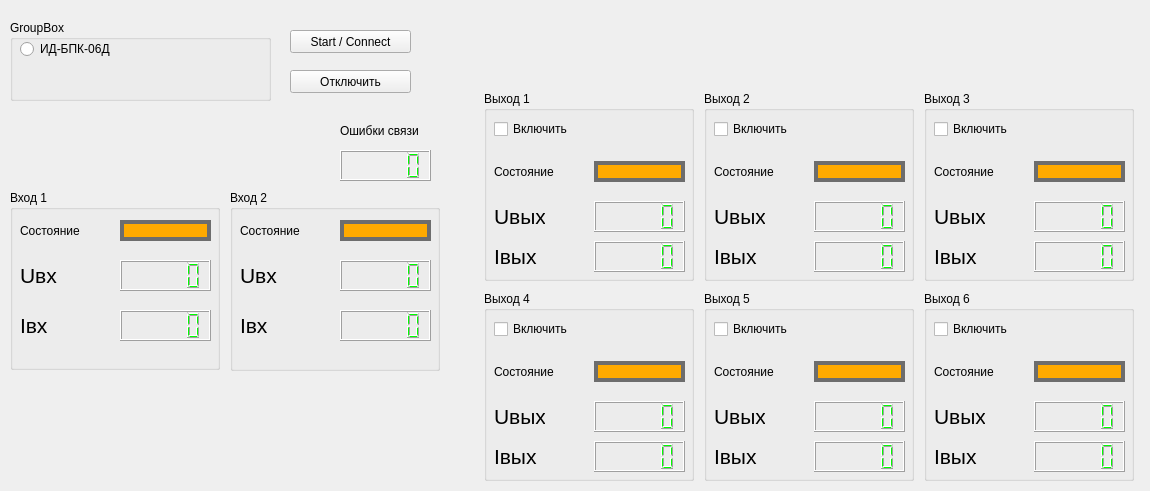
    <widget class="QWidget" name="id_i">
     <attribute name="title">
      <string>ИД-БПК-06Д</string>
     </attribute>
     <widget class="QWidget" name="horizontalLayoutWidget_2">
      <property name="geometry">
       <rect>
        <x>480</x>
        <y>90</y>
        <width>661</width>
        <height>192</height>
       </rect>
      </property>
      <layout class="QHBoxLayout" name="horizontalLayout_2">
       <item>
        <widget class="QGroupBox" name="groupBox_5">
         <property name="sizePolicy">
          <sizepolicy hsizetype="Fixed" vsizetype="Fixed">
           <horstretch>0</horstretch>
           <verstretch>0</verstretch>
          </sizepolicy>
         </property>
         <property name="minimumSize">
          <size>
           <width>210</width>
           <height>190</height>
          </size>
         </property>
         <property name="title">
          <string>Выход 1</string>
         </property>
         <widget class="QLabel" name="label_26">
          <property name="geometry">
           <rect>
            <x>10</x>
            <y>70</y>
            <width>61</width>
            <height>21</height>
           </rect>
          </property>
          <property name="text">
           <string>Состояние</string>
          </property>
         </widget>
         <widget class="QLabel" name="label_30">
          <property name="geometry">
           <rect>
            <x>10</x>
            <y>110</y>
            <width>51</width>
            <height>31</height>
           </rect>
          </property>
          <property name="font">
           <font>
            <pointsize>16</pointsize>
           </font>
          </property>
          <property name="text">
           <string>Uвых</string>
          </property>
         </widget>
         <widget class="QLabel" name="state_out_1_bpk_lbl">
          <property name="geometry">
           <rect>
            <x>110</x>
            <y>70</y>
            <width>91</width>
            <height>21</height>
           </rect>
          </property>
          <property name="styleSheet">
           <string notr="true">QLabel {
	border:4px solid rgb(109, 109, 109);
	background-color: rgb(255, 170, 0);
	
}</string>
          </property>
          <property name="text">
           <string/>
          </property>
         </widget>
         <widget class="QLCDNumber" name="u_out_1_bpk_lcd">
          <property name="geometry">
           <rect>
            <x>110</x>
            <y>110</y>
            <width>91</width>
            <height>31</height>
           </rect>
          </property>
          <property name="styleSheet">
           <string notr="true">QLCDNumber {
	color: rgb(0, 255, 0);
}</string>
          </property>
         </widget>
         <widget class="QCheckBox" name="out_1_on_bpk_checkBox">
          <property name="geometry">
           <rect>
            <x>10</x>
            <y>30</y>
            <width>81</width>
            <height>16</height>
           </rect>
          </property>
          <property name="text">
           <string>Включить</string>
          </property>
         </widget>
         <widget class="QLabel" name="label_50">
          <property name="geometry">
           <rect>
            <x>10</x>
            <y>150</y>
            <width>51</width>
            <height>31</height>
           </rect>
          </property>
          <property name="font">
           <font>
            <pointsize>16</pointsize>
           </font>
          </property>
          <property name="text">
           <string>Iвых</string>
          </property>
         </widget>
         <widget class="QLCDNumber" name="i_out_1_bpk_lcd">
          <property name="geometry">
           <rect>
            <x>110</x>
            <y>150</y>
            <width>91</width>
            <height>31</height>
           </rect>
          </property>
          <property name="styleSheet">
           <string notr="true">QLCDNumber {
	color: rgb(0, 255, 0);
}</string>
          </property>
         </widget>
        </widget>
       </item>
       <item>
        <widget class="QGroupBox" name="groupBox_6">
         <property name="sizePolicy">
          <sizepolicy hsizetype="Fixed" vsizetype="Fixed">
           <horstretch>0</horstretch>
           <verstretch>0</verstretch>
          </sizepolicy>
         </property>
         <property name="minimumSize">
          <size>
           <width>210</width>
           <height>190</height>
          </size>
         </property>
         <property name="title">
          <string>Выход 2</string>
         </property>
         <widget class="QLabel" name="label_27">
          <property name="geometry">
           <rect>
            <x>10</x>
            <y>70</y>
            <width>61</width>
            <height>21</height>
           </rect>
          </property>
          <property name="text">
           <string>Состояние</string>
          </property>
         </widget>
         <widget class="QLabel" name="label_34">
          <property name="geometry">
           <rect>
            <x>10</x>
            <y>110</y>
            <width>51</width>
            <height>31</height>
           </rect>
          </property>
          <property name="font">
           <font>
            <pointsize>16</pointsize>
           </font>
          </property>
          <property name="text">
           <string>Uвых</string>
          </property>
         </widget>
         <widget class="QLabel" name="state_out_2_bpk_lbl">
          <property name="geometry">
           <rect>
            <x>110</x>
            <y>70</y>
            <width>91</width>
            <height>21</height>
           </rect>
          </property>
          <property name="styleSheet">
           <string notr="true">QLabel {
	border:4px solid rgb(109, 109, 109);
	background-color: rgb(255, 170, 0);
	
}</string>
          </property>
          <property name="text">
           <string/>
          </property>
         </widget>
         <widget class="QLCDNumber" name="u_out_2_bpk_lcd">
          <property name="geometry">
           <rect>
            <x>110</x>
            <y>110</y>
            <width>91</width>
            <height>31</height>
           </rect>
          </property>
          <property name="styleSheet">
           <string notr="true">QLCDNumber {
	color: rgb(0, 255, 0);
}</string>
          </property>
         </widget>
         <widget class="QCheckBox" name="out_2_on_bpk_checkBox">
          <property name="geometry">
           <rect>
            <x>10</x>
            <y>30</y>
            <width>81</width>
            <height>16</height>
           </rect>
          </property>
          <property name="text">
           <string>Включить</string>
          </property>
         </widget>
         <widget class="QLabel" name="label_51">
          <property name="geometry">
           <rect>
            <x>10</x>
            <y>150</y>
            <width>51</width>
            <height>31</height>
           </rect>
          </property>
          <property name="font">
           <font>
            <pointsize>16</pointsize>
           </font>
          </property>
          <property name="text">
           <string>Iвых</string>
          </property>
         </widget>
         <widget class="QLCDNumber" name="i_out_2_bpk_lcd">
          <property name="geometry">
           <rect>
            <x>110</x>
            <y>150</y>
            <width>91</width>
            <height>31</height>
           </rect>
          </property>
          <property name="styleSheet">
           <string notr="true">QLCDNumber {
	color: rgb(0, 255, 0);
}</string>
          </property>
         </widget>
        </widget>
       </item>
       <item>
        <widget class="QGroupBox" name="groupBox_7">
         <property name="sizePolicy">
          <sizepolicy hsizetype="Fixed" vsizetype="Fixed">
           <horstretch>0</horstretch>
           <verstretch>0</verstretch>
          </sizepolicy>
         </property>
         <property name="minimumSize">
          <size>
           <width>210</width>
           <height>190</height>
          </size>
         </property>
         <property name="title">
          <string>Выход 3</string>
         </property>
         <widget class="QLabel" name="label_28">
          <property name="geometry">
           <rect>
            <x>10</x>
            <y>70</y>
            <width>61</width>
            <height>21</height>
           </rect>
          </property>
          <property name="text">
           <string>Состояние</string>
          </property>
         </widget>
         <widget class="QLabel" name="label_35">
          <property name="geometry">
           <rect>
            <x>10</x>
            <y>110</y>
            <width>51</width>
            <height>31</height>
           </rect>
          </property>
          <property name="font">
           <font>
            <pointsize>16</pointsize>
           </font>
          </property>
          <property name="text">
           <string>Uвых</string>
          </property>
         </widget>
         <widget class="QLabel" name="state_out_3_bpk_lbl">
          <property name="geometry">
           <rect>
            <x>110</x>
            <y>70</y>
            <width>91</width>
            <height>21</height>
           </rect>
          </property>
          <property name="styleSheet">
           <string notr="true">QLabel {
	border:4px solid rgb(109, 109, 109);
	background-color: rgb(255, 170, 0);
	
}</string>
          </property>
          <property name="text">
           <string/>
          </property>
         </widget>
         <widget class="QLCDNumber" name="u_out_3_bpk_lcd">
          <property name="geometry">
           <rect>
            <x>110</x>
            <y>110</y>
            <width>91</width>
            <height>31</height>
           </rect>
          </property>
          <property name="styleSheet">
           <string notr="true">QLCDNumber {
	color: rgb(0, 255, 0);
}</string>
          </property>
         </widget>
         <widget class="QCheckBox" name="out_3_on_bpk_checkBox">
          <property name="geometry">
           <rect>
            <x>10</x>
            <y>30</y>
            <width>81</width>
            <height>16</height>
           </rect>
          </property>
          <property name="text">
           <string>Включить</string>
          </property>
         </widget>
         <widget class="QLabel" name="label_52">
          <property name="geometry">
           <rect>
            <x>10</x>
            <y>150</y>
            <width>51</width>
            <height>31</height>
           </rect>
          </property>
          <property name="font">
           <font>
            <pointsize>16</pointsize>
           </font>
          </property>
          <property name="text">
           <string>Iвых</string>
          </property>
         </widget>
         <widget class="QLCDNumber" name="i_out_3_bpk_lcd">
          <property name="geometry">
           <rect>
            <x>110</x>
            <y>150</y>
            <width>91</width>
            <height>31</height>
           </rect>
          </property>
          <property name="styleSheet">
           <string notr="true">QLCDNumber {
	color: rgb(0, 255, 0);
}</string>
          </property>
         </widget>
        </widget>
       </item>
      </layout>
     </widget>
     <widget class="QWidget" name="horizontalLayoutWidget_3">
      <property name="geometry">
       <rect>
        <x>480</x>
        <y>290</y>
        <width>661</width>
        <height>192</height>
       </rect>
      </property>
      <layout class="QHBoxLayout" name="horizontalLayout_3">
       <item>
        <widget class="QGroupBox" name="groupBox_8">
         <property name="sizePolicy">
          <sizepolicy hsizetype="Fixed" vsizetype="Fixed">
           <horstretch>0</horstretch>
           <verstretch>0</verstretch>
          </sizepolicy>
         </property>
         <property name="minimumSize">
          <size>
           <width>210</width>
           <height>190</height>
          </size>
         </property>
         <property name="title">
          <string>Выход 4</string>
         </property>
         <widget class="QLabel" name="label_36">
          <property name="geometry">
           <rect>
            <x>10</x>
            <y>70</y>
            <width>61</width>
            <height>21</height>
           </rect>
          </property>
          <property name="text">
           <string>Состояние</string>
          </property>
         </widget>
         <widget class="QLabel" name="label_37">
          <property name="geometry">
           <rect>
            <x>10</x>
            <y>110</y>
            <width>51</width>
            <height>31</height>
           </rect>
          </property>
          <property name="font">
           <font>
            <pointsize>16</pointsize>
           </font>
          </property>
          <property name="text">
           <string>Uвых</string>
          </property>
         </widget>
         <widget class="QLabel" name="state_out_4_bpk_lbl">
          <property name="geometry">
           <rect>
            <x>110</x>
            <y>70</y>
            <width>91</width>
            <height>21</height>
           </rect>
          </property>
          <property name="styleSheet">
           <string notr="true">QLabel {
	border:4px solid rgb(109, 109, 109);
	background-color: rgb(255, 170, 0);
	
}</string>
          </property>
          <property name="text">
           <string/>
          </property>
         </widget>
         <widget class="QLCDNumber" name="u_out_4_bpk_lcd">
          <property name="geometry">
           <rect>
            <x>110</x>
            <y>110</y>
            <width>91</width>
            <height>31</height>
           </rect>
          </property>
          <property name="styleSheet">
           <string notr="true">QLCDNumber {
	color: rgb(0, 255, 0);
}</string>
          </property>
         </widget>
         <widget class="QCheckBox" name="out_4_on_bpk_checkBox">
          <property name="geometry">
           <rect>
            <x>10</x>
            <y>30</y>
            <width>81</width>
            <height>16</height>
           </rect>
          </property>
          <property name="text">
           <string>Включить</string>
          </property>
         </widget>
         <widget class="QLabel" name="label_53">
          <property name="geometry">
           <rect>
            <x>10</x>
            <y>150</y>
            <width>51</width>
            <height>31</height>
           </rect>
          </property>
          <property name="font">
           <font>
            <pointsize>16</pointsize>
           </font>
          </property>
          <property name="text">
           <string>Iвых</string>
          </property>
         </widget>
         <widget class="QLCDNumber" name="i_out_4_bpk_lcd">
          <property name="geometry">
           <rect>
            <x>110</x>
            <y>150</y>
            <width>91</width>
            <height>31</height>
           </rect>
          </property>
          <property name="styleSheet">
           <string notr="true">QLCDNumber {
	color: rgb(0, 255, 0);
}</string>
          </property>
         </widget>
        </widget>
       </item>
       <item>
        <widget class="QGroupBox" name="groupBox_9">
         <property name="sizePolicy">
          <sizepolicy hsizetype="Fixed" vsizetype="Fixed">
           <horstretch>0</horstretch>
           <verstretch>0</verstretch>
          </sizepolicy>
         </property>
         <property name="minimumSize">
          <size>
           <width>210</width>
           <height>190</height>
          </size>
         </property>
         <property name="title">
          <string>Выход 5</string>
         </property>
         <widget class="QLabel" name="label_39">
          <property name="geometry">
           <rect>
            <x>10</x>
            <y>70</y>
            <width>61</width>
            <height>21</height>
           </rect>
          </property>
          <property name="text">
           <string>Состояние</string>
          </property>
         </widget>
         <widget class="QLabel" name="label_40">
          <property name="geometry">
           <rect>
            <x>10</x>
            <y>110</y>
            <width>51</width>
            <height>31</height>
           </rect>
          </property>
          <property name="font">
           <font>
            <pointsize>16</pointsize>
           </font>
          </property>
          <property name="text">
           <string>Uвых</string>
          </property>
         </widget>
         <widget class="QLabel" name="state_out_5_bpk_lbl">
          <property name="geometry">
           <rect>
            <x>110</x>
            <y>70</y>
            <width>91</width>
            <height>21</height>
           </rect>
          </property>
          <property name="styleSheet">
           <string notr="true">QLabel {
	border:4px solid rgb(109, 109, 109);
	background-color: rgb(255, 170, 0);
	
}</string>
          </property>
          <property name="text">
           <string/>
          </property>
         </widget>
         <widget class="QLCDNumber" name="u_out_5_bpk_lcd">
          <property name="geometry">
           <rect>
            <x>110</x>
            <y>110</y>
            <width>91</width>
            <height>31</height>
           </rect>
          </property>
          <property name="styleSheet">
           <string notr="true">QLCDNumber {
	color: rgb(0, 255, 0);
}</string>
          </property>
         </widget>
         <widget class="QCheckBox" name="out_5_on_bpk_checkBox">
          <property name="geometry">
           <rect>
            <x>10</x>
            <y>30</y>
            <width>81</width>
            <height>16</height>
           </rect>
          </property>
          <property name="text">
           <string>Включить</string>
          </property>
         </widget>
         <widget class="QLabel" name="label_54">
          <property name="geometry">
           <rect>
            <x>10</x>
            <y>150</y>
            <width>51</width>
            <height>31</height>
           </rect>
          </property>
          <property name="font">
           <font>
            <pointsize>16</pointsize>
           </font>
          </property>
          <property name="text">
           <string>Iвых</string>
          </property>
         </widget>
         <widget class="QLCDNumber" name="i_out_5_bpk_lcd">
          <property name="geometry">
           <rect>
            <x>110</x>
            <y>150</y>
            <width>91</width>
            <height>31</height>
           </rect>
          </property>
          <property name="styleSheet">
           <string notr="true">QLCDNumber {
	color: rgb(0, 255, 0);
}</string>
          </property>
         </widget>
        </widget>
       </item>
       <item>
        <widget class="QGroupBox" name="groupBox_10">
         <property name="sizePolicy">
          <sizepolicy hsizetype="Fixed" vsizetype="Fixed">
           <horstretch>0</horstretch>
           <verstretch>0</verstretch>
          </sizepolicy>
         </property>
         <property name="minimumSize">
          <size>
           <width>210</width>
           <height>190</height>
          </size>
         </property>
         <property name="title">
          <string>Выход 6</string>
         </property>
         <widget class="QLabel" name="label_42">
          <property name="geometry">
           <rect>
            <x>10</x>
            <y>70</y>
            <width>61</width>
            <height>21</height>
           </rect>
          </property>
          <property name="text">
           <string>Состояние</string>
          </property>
         </widget>
         <widget class="QLabel" name="label_43">
          <property name="geometry">
           <rect>
            <x>10</x>
            <y>110</y>
            <width>51</width>
            <height>31</height>
           </rect>
          </property>
          <property name="font">
           <font>
            <pointsize>16</pointsize>
           </font>
          </property>
          <property name="text">
           <string>Uвых</string>
          </property>
         </widget>
         <widget class="QLabel" name="state_out_6_bpk_lbl">
          <property name="geometry">
           <rect>
            <x>110</x>
            <y>70</y>
            <width>91</width>
            <height>21</height>
           </rect>
          </property>
          <property name="styleSheet">
           <string notr="true">QLabel {
	border:4px solid rgb(109, 109, 109);
	background-color: rgb(255, 170, 0);
	
}</string>
          </property>
          <property name="text">
           <string/>
          </property>
         </widget>
         <widget class="QLCDNumber" name="u_out_6_bpk_lcd">
          <property name="geometry">
           <rect>
            <x>110</x>
            <y>110</y>
            <width>91</width>
            <height>31</height>
           </rect>
          </property>
          <property name="styleSheet">
           <string notr="true">QLCDNumber {
	color: rgb(0, 255, 0);
}</string>
          </property>
         </widget>
         <widget class="QCheckBox" name="out_6_on_bpk_checkBox">
          <property name="geometry">
           <rect>
            <x>10</x>
            <y>30</y>
            <width>81</width>
            <height>16</height>
           </rect>
          </property>
          <property name="text">
           <string>Включить</string>
          </property>
         </widget>
         <widget class="QLabel" name="label_55">
          <property name="geometry">
           <rect>
            <x>10</x>
            <y>150</y>
            <width>51</width>
            <height>31</height>
           </rect>
          </property>
          <property name="font">
           <font>
            <pointsize>16</pointsize>
           </font>
          </property>
          <property name="text">
           <string>Iвых</string>
          </property>
         </widget>
         <widget class="QLCDNumber" name="i_out_6_bpk_lcd">
          <property name="geometry">
           <rect>
            <x>110</x>
            <y>150</y>
            <width>91</width>
            <height>31</height>
           </rect>
          </property>
          <property name="styleSheet">
           <string notr="true">QLCDNumber {
	color: rgb(0, 255, 0);
}</string>
          </property>
         </widget>
        </widget>
       </item>
      </layout>
     </widget>
     <widget class="QGroupBox" name="groupBox_11">
      <property name="geometry">
       <rect>
        <x>10</x>
        <y>190</y>
        <width>210</width>
        <height>180</height>
       </rect>
      </property>
      <property name="sizePolicy">
       <sizepolicy hsizetype="Fixed" vsizetype="Fixed">
        <horstretch>0</horstretch>
        <verstretch>0</verstretch>
       </sizepolicy>
      </property>
      <property name="minimumSize">
       <size>
        <width>210</width>
        <height>180</height>
       </size>
      </property>
      <property name="title">
       <string>Вход 1</string>
      </property>
      <widget class="QLabel" name="label_45">
       <property name="geometry">
        <rect>
         <x>10</x>
         <y>30</y>
         <width>91</width>
         <height>21</height>
        </rect>
       </property>
       <property name="text">
        <string>Состояние</string>
       </property>
      </widget>
      <widget class="QLabel" name="label_46">
       <property name="geometry">
        <rect>
         <x>10</x>
         <y>70</y>
         <width>51</width>
         <height>31</height>
        </rect>
       </property>
       <property name="font">
        <font>
         <pointsize>16</pointsize>
        </font>
       </property>
       <property name="text">
        <string>Uвх</string>
       </property>
      </widget>
      <widget class="QLabel" name="state_in_1_bpk_lbl">
       <property name="geometry">
        <rect>
         <x>110</x>
         <y>30</y>
         <width>91</width>
         <height>21</height>
        </rect>
       </property>
       <property name="styleSheet">
        <string notr="true">QLabel {
	border:4px solid rgb(109, 109, 109);
	background-color: rgb(255, 170, 0);
	
}</string>
       </property>
       <property name="text">
        <string/>
       </property>
      </widget>
      <widget class="QLCDNumber" name="u_in_1_bpk_lcd">
       <property name="geometry">
        <rect>
         <x>110</x>
         <y>70</y>
         <width>91</width>
         <height>31</height>
        </rect>
       </property>
       <property name="styleSheet">
        <string notr="true">QLCDNumber {
	color: rgb(0, 255, 0);
}</string>
       </property>
      </widget>
      <widget class="QLabel" name="label_56">
       <property name="geometry">
        <rect>
         <x>10</x>
         <y>120</y>
         <width>51</width>
         <height>31</height>
        </rect>
       </property>
       <property name="font">
        <font>
         <pointsize>16</pointsize>
        </font>
       </property>
       <property name="text">
        <string>Iвх</string>
       </property>
      </widget>
      <widget class="QLCDNumber" name="i_in_1_bpk_lcd">
       <property name="geometry">
        <rect>
         <x>110</x>
         <y>120</y>
         <width>91</width>
         <height>31</height>
        </rect>
       </property>
       <property name="styleSheet">
        <string notr="true">QLCDNumber {
	color: rgb(0, 255, 0);
}</string>
       </property>
      </widget>
     </widget>
     <widget class="QGroupBox" name="groupBox_12">
      <property name="geometry">
       <rect>
        <x>230</x>
        <y>190</y>
        <width>210</width>
        <height>181</height>
       </rect>
      </property>
      <property name="sizePolicy">
       <sizepolicy hsizetype="Fixed" vsizetype="Fixed">
        <horstretch>0</horstretch>
        <verstretch>0</verstretch>
       </sizepolicy>
      </property>
      <property name="minimumSize">
       <size>
        <width>210</width>
        <height>180</height>
       </size>
      </property>
      <property name="title">
       <string>Вход 2</string>
      </property>
      <widget class="QLabel" name="label_48">
       <property name="geometry">
        <rect>
         <x>10</x>
         <y>30</y>
         <width>91</width>
         <height>21</height>
        </rect>
       </property>
       <property name="text">
        <string>Состояние</string>
       </property>
      </widget>
      <widget class="QLabel" name="label_49">
       <property name="geometry">
        <rect>
         <x>10</x>
         <y>70</y>
         <width>51</width>
         <height>31</height>
        </rect>
       </property>
       <property name="font">
        <font>
         <pointsize>16</pointsize>
        </font>
       </property>
       <property name="text">
        <string>Uвх</string>
       </property>
      </widget>
      <widget class="QLabel" name="state_in_2_bpk_lbl">
       <property name="geometry">
        <rect>
         <x>110</x>
         <y>30</y>
         <width>91</width>
         <height>21</height>
        </rect>
       </property>
       <property name="styleSheet">
        <string notr="true">QLabel {
	border:4px solid rgb(109, 109, 109);
	background-color: rgb(255, 170, 0);
	
}</string>
       </property>
       <property name="text">
        <string/>
       </property>
      </widget>
      <widget class="QLCDNumber" name="u_in_2_bpk_lcd">
       <property name="geometry">
        <rect>
         <x>110</x>
         <y>70</y>
         <width>91</width>
         <height>31</height>
        </rect>
       </property>
       <property name="styleSheet">
        <string notr="true">QLCDNumber {
	color: rgb(0, 255, 0);
}</string>
       </property>
      </widget>
      <widget class="QLabel" name="label_57">
       <property name="geometry">
        <rect>
         <x>10</x>
         <y>120</y>
         <width>51</width>
         <height>31</height>
        </rect>
       </property>
       <property name="font">
        <font>
         <pointsize>16</pointsize>
        </font>
       </property>
       <property name="text">
        <string>Iвх</string>
       </property>
      </widget>
      <widget class="QLCDNumber" name="i_in_2_bpk_lcd">
       <property name="geometry">
        <rect>
         <x>110</x>
         <y>120</y>
         <width>91</width>
         <height>31</height>
        </rect>
       </property>
       <property name="styleSheet">
        <string notr="true">QLCDNumber {
	color: rgb(0, 255, 0);
}</string>
       </property>
      </widget>
     </widget>
     <widget class="QLabel" name="label_47">
      <property name="geometry">
       <rect>
        <x>340</x>
        <y>120</y>
        <width>91</width>
        <height>21</height>
       </rect>
      </property>
      <property name="text">
       <string>Ошибки связи</string>
      </property>
     </widget>
     <widget class="QLCDNumber" name="counter_err_conn_ibp_lcd">
      <property name="geometry">
       <rect>
        <x>340</x>
        <y>150</y>
        <width>91</width>
        <height>31</height>
       </rect>
      </property>
      <property name="styleSheet">
       <string notr="true">QLCDNumber {
	color: rgb(0, 255, 0);
}</string>
      </property>
     </widget>
     <widget class="QPushButton" name="connect_ckiu_bpk_btn">
      <property name="geometry">
       <rect>
        <x>290</x>
        <y>30</y>
        <width>121</width>
        <height>23</height>
       </rect>
      </property>
      <property name="text">
       <string>Start / Connect</string>
      </property>
     </widget>
     <widget class="QPushButton" name="close_ckiu_bpk_btn_2">
      <property name="geometry">
       <rect>
        <x>290</x>
        <y>70</y>
        <width>121</width>
        <height>23</height>
       </rect>
      </property>
      <property name="text">
       <string>Отключить</string>
      </property>
     </widget>
     <widget class="QGroupBox" name="groupBox_13">
      <property name="geometry">
       <rect>
        <x>10</x>
        <y>20</y>
        <width>261</width>
        <height>81</height>
       </rect>
      </property>
      <property name="title">
       <string>GroupBox</string>
      </property>
      <widget class="QRadioButton" name="bpk_06_radioButton">
       <property name="geometry">
        <rect>
         <x>10</x>
         <y>20</y>
         <width>201</width>
         <height>18</height>
        </rect>
       </property>
       <property name="text">
        <string>ИД-БПК-06Д</string>
       </property>
      </widget>
     </widget>
    </widget>
